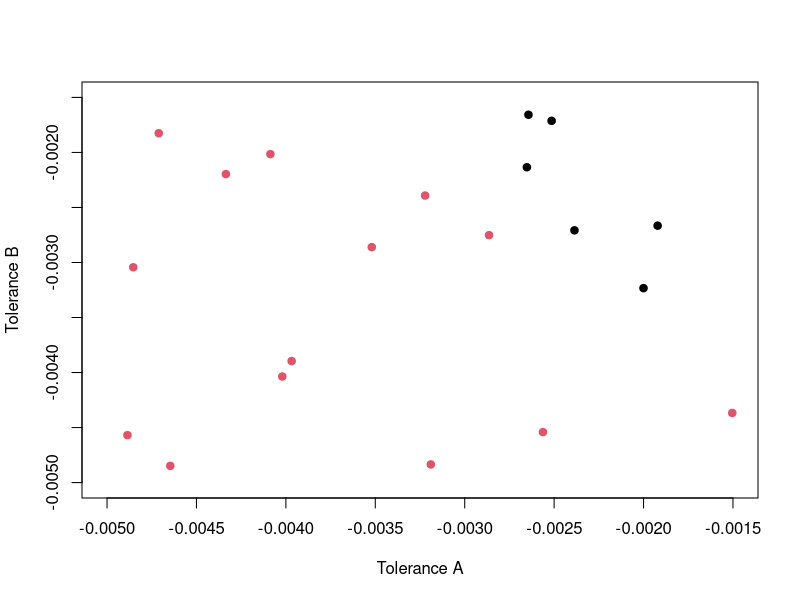
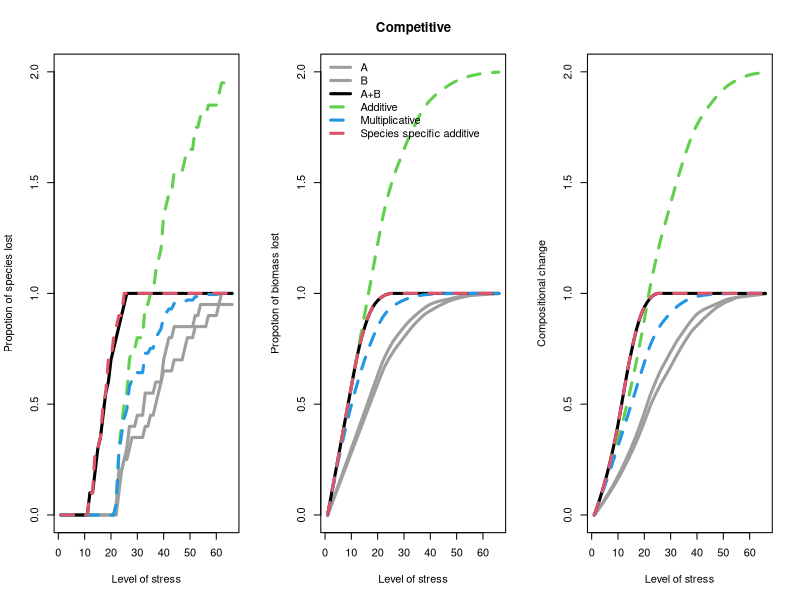
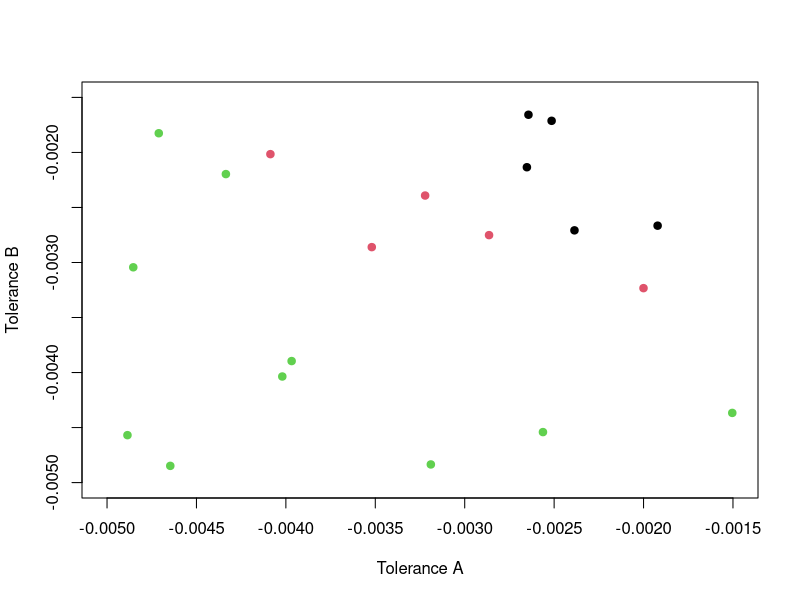
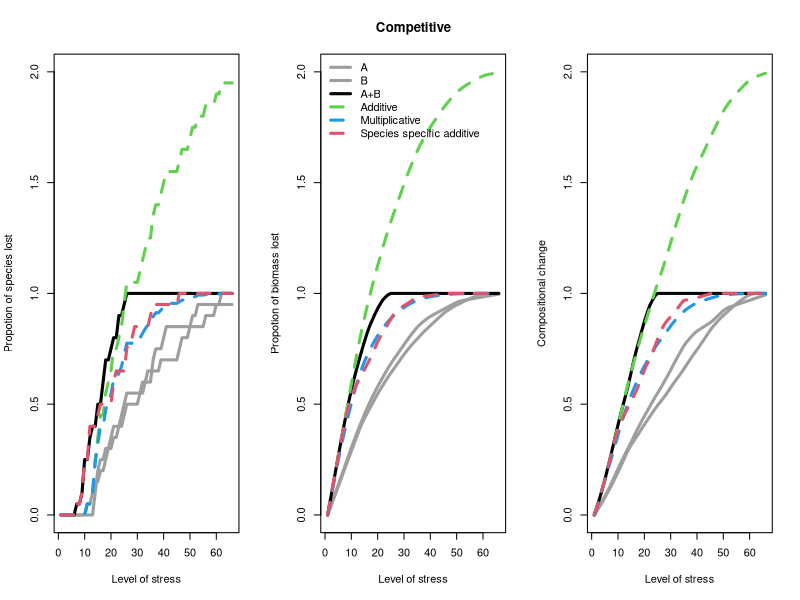

Generate these figures, in order, with R: (Note: a time limit stopped this script after it produced the figures.)
require(vegan)
require(MASS)
require(ggplot2)
require(dplyr)

nStressors<-2
reps<-20
Co_sensitivityV<-c("Random","Positive","Negative")
Com_types<-c("Competitive","Facilitative","Trophic")
int_strength<-seq(0,1,by=0.25)

#environmental change####
stress_increase<-6000
stress<-65
stressV<-c(seq(0,stress,length=stress*stress_increase+1))
Tmax<-length(stressV)

samp_stress<-seq(1,Tmax,by=stress_increase)

#function for additive null model####
additive_null<-function(A,B){
  SR<-rep(NA,nrow(A))
  SR_bin<-bmass_loss<-SR
  bray<-SR
  if(sum(A[1,])>0 | sum(B[1,])>0){
  hold1<-apply(A,2,function(x){(x[1]-x)/x[1]})+apply(B,2,function(x){(x[1]-x)/x[1]})
  hold1[hold1>1]<-1
  bmass_loss<-rowMeans(hold1*rep(A[1,],each=nrow(hold1)))/mean(A[1,])
  
  SR<-rowSums(hold1==1)/ncol(hold1)
  
  
  hold3<-rep(A[1,],each=nrow(hold1))*(1-hold1)
  bray<-c(0,vegdist(hold3)[1:(nrow(hold3)-1)])
  
  SR_bin<-rowSums(A==0 | B == 0)/sum(A[1,]>0)
  } 
  return(data.frame(SR=SR,SR_bin=SR_bin,Bmass=bmass_loss,Bray=bray))
}


#data storage####
Vary_int.df<-data.frame(SR=NA,Biomass=NA,Bray.Curtis=NA,Stress=stressV[samp_stress], Reps=rep(1:reps,each=length(samp_stress)),Co_sensitivity=factor(rep(Co_sensitivityV,each=length(samp_stress)*reps),levels = c("Positive","Random","Negative"),ordered = T),Int_strength=rep(int_strength,each=length(samp_stress)*reps*length(Co_sensitivityV)),Com_type=rep(Com_types[1:2],each=length(samp_stress)*reps*length(Co_sensitivityV)*length(int_strength)))
Vary_int_troph.df<-data.frame(SR=NA,Biomass=NA,Bray.Curtis=NA,Stress=stressV[samp_stress], Reps=rep(1:reps,each=length(samp_stress)),Co_sensitivity=factor(rep(Co_sensitivityV,each=length(samp_stress)*reps),levels = c("Positive","Random","Negative"),ordered = T),Int_strength=rep(int_strength,each=length(samp_stress)*reps*length(Co_sensitivityV)),Trophic_level=rep(c("Plant","Herbivore","Carnivore"),each=length(samp_stress)*reps*length(Co_sensitivityV)*length(int_strength)))
Vary_int.df2<-data.frame(SR=NA,SR_bin=NA,Biomass=NA,Bray.Curtis=NA,Stress=stressV[samp_stress], Reps=rep(1:reps,each=length(samp_stress)),Co_sensitivity=factor(rep(Co_sensitivityV,each=length(samp_stress)*reps),levels = c("Positive","Random","Negative"),ordered = T),Int_strength=rep(int_strength,each=length(samp_stress)*reps*length(Co_sensitivityV)),Com_type=rep(Com_types[1:2],each=length(samp_stress)*reps*length(Co_sensitivityV)*length(int_strength)))
Vary_int_troph.df2<-data.frame(SR=NA,SR_bin=NA,Biomass=NA,Bray.Curtis=NA,Stress=stressV[samp_stress], Reps=rep(1:reps,each=length(samp_stress)),Co_sensitivity=factor(rep(Co_sensitivityV,each=length(samp_stress)*reps),levels = c("Positive","Random","Negative"),ordered = T),Int_strength=rep(int_strength,each=length(samp_stress)*reps*length(Co_sensitivityV)),Trophic_level=rep(c("Plant","Herbivore","Carnivore"),each=length(samp_stress)*reps*length(Co_sensitivityV)*length(int_strength)))

Raw_effects.df<-data.frame(SR=NA,Biomass=NA,Bray.Curtis=NA,Stress=stressV[samp_stress],Stressors=rep(factor(c("A","B","AB","Net_effect"),levels=c("AB","A","B","Net_effect"),ordered = T),each=length(samp_stress)),Reps=rep(1:reps,each=length(samp_stress)*4),Co_sensitivity=factor(rep(Co_sensitivityV,each=length(samp_stress)*reps*4),levels = c("Positive","Random","Negative"),ordered = T),Int_strength=rep(int_strength,each=length(samp_stress)*reps*length(Co_sensitivityV)*4),Com_type=rep(Com_types[1:2],each=length(samp_stress)*reps*length(Co_sensitivityV)*length(int_strength)*4))
Raw_effects_troph.df<-data.frame(SR=NA,Biomass=NA,Bray.Curtis=NA,Stress=stressV[samp_stress],Stressors=rep(factor(c("A","B","AB"),levels=c("AB","A","B","Net_effect"),ordered = T),each=length(samp_stress)), Reps=rep(1:reps,each=length(samp_stress)*4),Co_sensitivity=factor(rep(Co_sensitivityV,each=length(samp_stress)*reps*4),levels = c("Positive","Random","Negative"),ordered = T),Int_strength=rep(int_strength,each=length(samp_stress)*reps*length(Co_sensitivityV)*4),Trophic_level=rep(c("Plant","Herbivore","Carnivore"),each=length(samp_stress)*reps*length(Co_sensitivityV)*length(int_strength)*4))

for(com in 1:length(Com_types)){
  print(Com_types[com])
  species<-20
  
  for(r in 1:reps){
    print(paste("Rep",r))
    #make communities####
    BB<-array(0,dim=c(species, species),dimnames=list(1:species,1:species))
    
    intra<--.2
    
    repeat{
      
      #competition
      
      b11=-.15
      BB=b11*matrix(runif(species*species),species,species)
      diag(BB)<-intra
      
      #mixed
      #       hold<-matrix(-1,species,species)
      #       int.n<-sum(hold[upper.tri(hold)])*-1
      #       hold[upper.tri(hold)][sample(int.n, replace=F)<=(0.35*int.n)]<-0.5
      #       hold[lower.tri(hold)][t(hold)[lower.tri(hold)]>0][sample(0.35*int.n, replace=F)<(0.10*int.n)]<-0.5
      #       BB[,,"Mixed"]<-hold*-BB[,,"Competitive"]
      
      #Facilitative
      if(com==2){
        BB<-BB*-0.1#-0.5
        diag(BB)<-intra
      }
      
      #trophic
      if(com==3){
        nprey<-species*0.5
        nherb<-species*0.3
        npred<-species*0.2
        
        trophV<-factor(c(rep("Plants",nprey),rep("Herbivores",nherb),rep("Predators",npred)),levels = c("Plants","Herbivores","Predators"),ordered = T)
        
        b11=0#-.15
        b12=-0.15#-0.3
        b21=0.1
        b23=-.1
        b32= 0.07#.08
        bdiag1=-.2
        bdiag2=-.2
        
        #tritrophic BB Matrix####
        B11=b11*matrix(runif(nprey*nprey),nprey,nprey)
        B12=b12*matrix(runif(nprey*nherb),nprey,nherb)
        B13=matrix(0,nprey,npred)
        B21=b21*matrix(runif(nherb*nprey),nherb,nprey)
        B22=matrix(0,nherb,nherb)
        B23=b23*matrix(runif(nherb*npred),nherb,npred)
        B31=matrix(0,npred,nprey)
        B32=b32*matrix(runif(npred*nherb),npred,nherb)
        B33=matrix(0,npred,npred)
        BB=rbind(cbind(B11 ,B12, B13),cbind(B21,B22, B23),cbind(B31, B32, B33))
        diag(BB)<-bdiag1
        diag(BB[(nprey+nherb+1):species,(nprey+nherb+1):species])<-bdiag2
      }
      
      #weight by species number
      weight=1/(species*4)
      BBhold<-BB*weight
      
      C<-rep(0.1,species)
      if(Com_types[com]=="Trophic"){
        C<-c(rep(0.1,nprey),rep(0,species-nprey))
      }
      btemp1<-BBhold*int_strength[1]
      diag(btemp1)<-diag(BBhold)
      btemp2<-BBhold*int_strength[2]
      diag(btemp2)<-diag(BBhold)
      btemp3<-BBhold*int_strength[3]
      diag(btemp3)<-diag(BBhold)
      btemp4<-BBhold*int_strength[4]
      diag(btemp4)<-diag(BBhold)
      
      if(sum(c(sum(solve(-BBhold,C)>0)==species,sum(solve(-btemp1,C)>=0)==species,sum(solve(-btemp2,C)>0)==species,sum(solve(-btemp3,C)>0)==species,sum(solve(-btemp4,C)>0)==species))==5) break
    }
    
    #tapply(solve(-BBhold[,,com],C),INDEX = trophV,FUN = sum)
    
    for(ct in 1:3){
      #environmental response####
      #start with sensitivity to stress
      sensitivity_scaler<-0.005
      min_sensitivity<-0.3
      if(ct==1){
        #sensitivity<-mvrnorm(n=species,c(0,0),Sigma = matrix(0,2,2)+diag(2)*0.05)
        sensitivity<--matrix(runif(species*2,min = min_sensitivity*sensitivity_scaler,1*sensitivity_scaler),species,2)
      } else {
        #sensitivity<-mvrnorm(n=species,c(0,0),Sigma = matrix(0.9,2,2)+diag(2)*0.05)
        sensitivity1<-mvrnorm(n=species,mu = c(0,0),Sigma = matrix(c(1, 0.9, 0.9, 1), nrow = 2))
        sensitivity<--(pnorm(sensitivity1)*(1-min_sensitivity)+min_sensitivity)*sensitivity_scaler
      }
      if(ct==3){
        sensitivity1[,2]<-sensitivity1[,2]*-1
        sensitivity <- -(pnorm(sensitivity1)*(1-min_sensitivity)+min_sensitivity)*sensitivity_scaler
        
      }
      
      for(k in 1:length(int_strength)){
        BBrun<-BBhold*int_strength[k]
        diag(BBrun)<-diag(BBhold)
        
        #starting abundances
        X<-array(NA,dim=c(Tmax,species,nStressors+1,length(Com_types)))
        X[1,,,com]<-solve(-BBrun,C)
        
        for(l in 1:(Tmax-1)){
          Env_resp<-sensitivity[,1]*stressV[l]+sensitivity[,2]*stressV[l]
          X[l+1,,1,com]<-X[l,,1,com]*exp(C+BBrun%*%X[l,,1,com]+Env_resp)
          X[l+1,,1,com][(X[l+1,,1,com]<0.01)]<-0
          
          Env_resp1<-sensitivity[,1]*stressV[l]
          X[l+1,,2,com]<-X[l,,2,com]*exp(C+BBrun%*%X[l,,2,com]+Env_resp1)
          X[l+1,,2,com][(X[l+1,,2,com]<0.01)]<-0
          
          Env_resp2<-sensitivity[,2]*stressV[l]
          X[l+1,,3,com]<-X[l,,3,com]*exp(C+BBrun%*%X[l,,3,com]+Env_resp2)
          X[l+1,,3,com][(X[l+1,,3,com]<0.01)]<-0
        }
        stressL<-20
        extCol<-c(X[samp_stress[stressL],,1,com]==0)
        extCol[X[samp_stress[stressL],,2,com]==0 | X[samp_stress[stressL],,3,com]==0]<-2
        plot(sensitivity, pch=19, ylim=c(-sensitivity_scaler*1,-sensitivity_scaler*min_sensitivity),xlim=c(-sensitivity_scaler*1,-sensitivity_scaler*min_sensitivity),col=extCol+1, xlab="Tolerance A",ylab="Tolerance B")
        
        if(Com_types[com]=="Trophic"){
          AB_plants<-X[samp_stress,trophV=="Plants",1,com]
          A_plants<-X[samp_stress,trophV=="Plants",2,com]
          B_plants<-X[samp_stress,trophV=="Plants",3,com]
          
          AB_herb<-X[samp_stress,trophV=="Herbivores",1,com]
          A_herb<-X[samp_stress,trophV=="Herbivores",2,com]
          B_herb<-X[samp_stress,trophV=="Herbivores",3,com]
          
          AB_pred<-X[samp_stress,trophV=="Predators",1,com]
          A_pred<-X[samp_stress,trophV=="Predators",2,com]
          B_pred<-X[samp_stress,trophV=="Predators",3,com]
          
          #species richness
          srA_prey<-(nprey-specnumber(A_plants))/nprey
          srB_prey<-(nprey-specnumber(B_plants))/nprey
          srAB_prey<-(nprey-specnumber(AB_plants))/nprey
          
          srA_herb<-(nherb-specnumber(A_herb))/nherb
          srB_herb<-(nherb-specnumber(B_herb))/nherb
          srAB_herb<-(nherb-specnumber(AB_herb))/nherb
          
          srA_pred<-(npred-specnumber(A_pred))/npred
          srB_pred<-(npred-specnumber(B_pred))/npred
          srAB_pred<-(npred-specnumber(AB_pred))/npred
          
          #biomass
          bA_prey<-(sum(X[1,trophV=="Plants",2,com])-rowSums(A_plants))/sum(X[1,trophV=="Plants",2,com])
          bB_prey<-(sum(X[1,trophV=="Plants",3,com])-rowSums(B_plants))/sum(X[1,trophV=="Plants",3,com])
          bAB_prey<-(sum(X[1,trophV=="Plants",1,com])-rowSums(AB_plants))/sum(X[1,trophV=="Plants",1,com])
          
          bA_herb<-(sum(X[1,trophV=="Herbivores",2,com])-rowSums(A_herb))/sum(X[1,trophV=="Herbivores",2,com])
          bB_herb<-(sum(X[1,trophV=="Herbivores",3,com])-rowSums(B_herb))/sum(X[1,trophV=="Herbivores",3,com])
          bAB_herb<-(sum(X[1,trophV=="Herbivores",1,com])-rowSums(AB_herb))/sum(X[1,trophV=="Herbivores",1,com])
          
          bA_pred<-(sum(X[1,trophV=="Predators",2,com])-rowSums(A_pred))/sum(X[1,trophV=="Predators",2,com])
          bB_pred<-(sum(X[1,trophV=="Predators",3,com])-rowSums(B_pred))/sum(X[1,trophV=="Predators",3,com])
          bAB_pred<-(sum(X[1,trophV=="Predators",1,com])-rowSums(AB_pred))/sum(X[1,trophV=="Predators",1,com])
          
          #Bray-Curtis dissimilarity
          bcAB_prey<-c(0,vegdist(AB_plants)[1:(length(samp_stress)-1)])
          bcA_prey<-c(0,vegdist(A_plants)[1:(length(samp_stress)-1)])
          bcB_prey<-c(0,vegdist(B_plants)[1:(length(samp_stress)-1)])
          
          bcAB_herb<-c(0,vegdist(AB_herb)[1:(length(samp_stress)-1)])
          bcA_herb<-c(0,vegdist(A_herb)[1:(length(samp_stress)-1)])
          bcB_herb<-c(0,vegdist(B_herb)[1:(length(samp_stress)-1)])
          
          bcAB_pred<-c(0,vegdist(AB_pred)[1:(length(samp_stress)-1)])
          bcA_pred<-c(0,vegdist(A_pred)[1:(length(samp_stress)-1)])
          bcB_pred<-c(0,vegdist(B_pred)[1:(length(samp_stress)-1)])
          
          
          Vary_int_troph.df$SR[Vary_int_troph.df$Reps==r & Vary_int_troph.df$Co_sensitivity==Co_sensitivityV[ct] & Vary_int_troph.df$Int_strength == int_strength[k] & Vary_int_troph.df$Trophic_level == "Plant"]<-srAB_prey-(srA_prey+(1-srA_prey)*srB_prey)
          Vary_int_troph.df$Biomass[Vary_int_troph.df$Reps==r & Vary_int_troph.df$Co_sensitivity==Co_sensitivityV[ct] & Vary_int_troph.df$Int_strength == int_strength[k] & Vary_int_troph.df$Trophic_level == "Plant"]<-bAB_prey-(bA_prey+(1-bA_prey)*bB_prey)
          Vary_int_troph.df$Bray.Curtis[Vary_int_troph.df$Reps==r & Vary_int_troph.df$Co_sensitivity==Co_sensitivityV[ct] & Vary_int_troph.df$Int_strength == int_strength[k] & Vary_int_troph.df$Trophic_level == "Plant"]<-bcAB_prey-(bcA_prey+(1-bcA_prey)*bcB_prey)
          
          Vary_int_troph.df$SR[Vary_int_troph.df$Reps==r & Vary_int_troph.df$Co_sensitivity==Co_sensitivityV[ct] & Vary_int_troph.df$Int_strength == int_strength[k] & Vary_int_troph.df$Trophic_level == "Herbivore"]<-srAB_herb-(srA_herb+(1-srA_herb)*srB_herb)
          Vary_int_troph.df$Biomass[Vary_int_troph.df$Reps==r & Vary_int_troph.df$Co_sensitivity==Co_sensitivityV[ct] & Vary_int_troph.df$Int_strength == int_strength[k] & Vary_int_troph.df$Trophic_level == "Herbivore"]<-bAB_herb-(bA_herb+(1-bA_herb)*bB_herb)
          Vary_int_troph.df$Bray.Curtis[Vary_int_troph.df$Reps==r & Vary_int_troph.df$Co_sensitivity==Co_sensitivityV[ct] & Vary_int_troph.df$Int_strength == int_strength[k] & Vary_int_troph.df$Trophic_level == "Herbivore"]<-bcAB_herb-(bcA_herb+(1-bcA_herb)*bcB_herb)
          
          Vary_int_troph.df$SR[Vary_int_troph.df$Reps==r & Vary_int_troph.df$Co_sensitivity==Co_sensitivityV[ct] & Vary_int_troph.df$Int_strength == int_strength[k] & Vary_int_troph.df$Trophic_level == "Carnivore"]<-srAB_pred-(srA_pred+(1-srA_pred)*srB_pred)
          Vary_int_troph.df$Biomass[Vary_int_troph.df$Reps==r & Vary_int_troph.df$Co_sensitivity==Co_sensitivityV[ct] & Vary_int_troph.df$Int_strength == int_strength[k] & Vary_int_troph.df$Trophic_level == "Carnivore"]<-bAB_pred-(bA_pred+(1-bA_pred)*bB_pred)
          Vary_int_troph.df$Bray.Curtis[Vary_int_troph.df$Reps==r & Vary_int_troph.df$Co_sensitivity==Co_sensitivityV[ct] & Vary_int_troph.df$Int_strength == int_strength[k] & Vary_int_troph.df$Trophic_level == "Carnivore"]<-bcAB_pred-(bcA_pred+(1-bcA_pred)*bcB_pred)
          
          add.null<-additive_null(A_plants,B_plants)
          DF_plants<-data.frame(SR=srAB_prey-add.null$SR,SR_bin=srAB_prey-add.null$SR_bin,Biomass=bAB_prey-add.null$Bmass,Bray.Curtis=bcAB_prey-add.null$Bray)
          Vary_int_troph.df2[Vary_int_troph.df$Reps==r & Vary_int_troph.df$Co_sensitivity==Co_sensitivityV[ct] & Vary_int_troph.df$Int_strength == int_strength[k] & Vary_int_troph.df$Trophic_level == "Plant",1:4]<-DF_plants
          
          add.null<-additive_null(A_herb,B_herb)
          DF_herb<-data.frame(SR=srAB_herb-add.null$SR,SR_bin=srAB_herb-add.null$SR_bin,Biomass=bAB_herb-add.null$Bmass,Bray.Curtis=bcAB_herb-add.null$Bray)
          Vary_int_troph.df2[Vary_int_troph.df$Reps==r & Vary_int_troph.df$Co_sensitivity==Co_sensitivityV[ct] & Vary_int_troph.df$Int_strength == int_strength[k] & Vary_int_troph.df$Trophic_level == "Herbivore",1:4]<-DF_herb
          
          add.null<-additive_null(A_pred,B_pred)
          DF_pred<-data.frame(SR=srAB_pred-add.null$SR,SR_bin=srAB_pred-add.null$SR_bin,Biomass=bAB_pred-add.null$Bmass,Bray.Curtis=bcAB_pred-add.null$Bray)
          Vary_int_troph.df2[Vary_int_troph.df$Reps==r & Vary_int_troph.df$Co_sensitivity==Co_sensitivityV[ct] & Vary_int_troph.df$Int_strength == int_strength[k] & Vary_int_troph.df$Trophic_level == "Carnivore",1:4]<-DF_pred
          
          Raw_effects_troph.df$SR[Raw_effects_troph.df$Reps==r & Raw_effects_troph.df$Co_sensitivity==Co_sensitivityV[ct] & Raw_effects_troph.df$Int_strength == int_strength[k]]<-c(srA_prey,srB_prey,srAB_prey,srA_herb,srB_herb,srAB_herb,srA_pred,srB_pred,srAB_pred,DF_plants$SR,DF_herb$SR,DF_pred$SR)
          Raw_effects_troph.df$Biomass[Raw_effects_troph.df$Reps==r & Raw_effects_troph.df$Co_sensitivity==Co_sensitivityV[ct] & Raw_effects_troph.df$Int_strength == int_strength[k]]<-c(bA_prey,bB_prey,bAB_prey,bA_herb,bB_herb,bAB_herb,bA_pred,bB_pred,bAB_pred,DF_plants$Biomass,DF_herb$Biomass,DF_pred$Biomass)
          Raw_effects_troph.df$Bray.Curtis[Raw_effects_troph.df$Reps==r & Raw_effects_troph.df$Co_sensitivity==Co_sensitivityV[ct] & Raw_effects_troph.df$Int_strength == int_strength[k]]<-c(bcA_prey,bcB_prey,bcAB_prey,bcA_herb,bcB_herb,bcAB_herb,bcA_pred,bcB_pred,bcAB_pred,DF_plants$Bray.Curtis,DF_herb$Bray.Curtis,DF_pred$Bray.Curtis)
        } else{
          
          A<-X[samp_stress,,2,com]
          B<-X[samp_stress,,3,com]
          AB<-X[samp_stress,,1,com]
          
          #species richness
          srA<-(species-specnumber(A))/species
          srB<-(species-specnumber(B))/species
          srAB<-(species-specnumber(AB))/species
          
          #biomass
          bA<-(sum(A[1,])-rowSums(A))/sum(A[1,])
          bB<-(sum(B[1,])-rowSums(B))/sum(B[1,])
          bAB<-(sum(AB[1,])-rowSums(AB))/sum(AB[1,])
          
          #Bray-Curtis dissimilarity
          bcA<-c(0,vegdist(A)[1:(length(samp_stress)-1)])
          bcB<-c(0,vegdist(B)[1:(length(samp_stress)-1)])
          bcAB<-c(0,vegdist(AB)[1:(length(samp_stress)-1)])
          
          
          Vary_int.df$SR[Vary_int.df$Reps==r & Vary_int.df$Co_sensitivity==Co_sensitivityV[ct] & Vary_int.df$Int_strength == int_strength[k] & Vary_int.df$Com_type==Com_types[com]]<-srAB-(srA+(1-srA)*srB)
          Vary_int.df$Biomass[Vary_int.df$Reps==r & Vary_int.df$Co_sensitivity==Co_sensitivityV[ct] & Vary_int.df$Int_strength == int_strength[k] & Vary_int.df$Com_type==Com_types[com]]<-bAB-(bA+(1-bA)*bB)
          Vary_int.df$Bray.Curtis[Vary_int.df$Reps==r & Vary_int.df$Co_sensitivity==Co_sensitivityV[ct] & Vary_int.df$Int_strength == int_strength[k] & Vary_int.df$Com_type==Com_types[com]]<-bcAB-(bcA+(1-bcA)*bcB)
          
          add.null<-additive_null(A,B)
          DF<-data.frame(SR=srAB-add.null$SR,SR_bin=srAB-add.null$SR_bin,Biomass=bAB-add.null$Bmass,Bray.Curtis=bcAB-add.null$Bray)
          
          Vary_int.df2[Vary_int.df$Reps==r & Vary_int.df$Co_sensitivity==Co_sensitivityV[ct] & Vary_int.df$Int_strength == int_strength[k] & Vary_int.df$Com_type==Com_types[com],1:4]<-DF
        
          Raw_effects.df$SR[Raw_effects.df$Reps==r & Raw_effects.df$Co_sensitivity==Co_sensitivityV[ct] & Raw_effects.df$Int_strength == int_strength[k] & Raw_effects.df$Com_type==Com_types[com]]<-c(srA,srB,srAB,srAB-add.null$SR)
          Raw_effects.df$Biomass[Raw_effects.df$Reps==r & Raw_effects.df$Co_sensitivity==Co_sensitivityV[ct] & Raw_effects.df$Int_strength == int_strength[k] & Raw_effects.df$Com_type==Com_types[com]]<-c(bA,bB,bAB,bAB-add.null$Bmass)
          Raw_effects.df$Bray.Curtis[Raw_effects.df$Reps==r & Raw_effects.df$Co_sensitivity==Co_sensitivityV[ct] & Raw_effects.df$Int_strength == int_strength[k] & Raw_effects.df$Com_type==Com_types[com]]<-c(bcA,bcB,bcAB,bcAB-add.null$Bray)
          
          #pdf("Null models with competition.pdf",width = 11,height = 6)
          par(mfrow=c(1,3))
          plot(srA, type='l', lty=1, lwd=3, ylim=c(0,2), col=8, ylab="Propotion of species lost", xlab="Level of stress")
          lines(srB, type='l',lty=1, lwd=3, col=8)
          lines(srAB, lwd=3)
          lines(srA+srB, col=3, lwd=3, lty=2)
          lines(srA+srB-srA*srB,col=4, lwd=3, lty=2)
          lines(add.null$SR,col=2, lwd=3, lty=2)

          plot(bA, type='l', lty=1, lwd=3, ylim=c(0,2), col=8, ylab="Propotion of biomass lost", xlab="Level of stress", main=Com_types[com])
          lines(bB, type='l',lty=1, lwd=3, col=8)
          lines(bAB, lwd=3)
          lines(bA+bB, col=3, lwd=3, lty=2)
          lines(bA+bB-bA*bB,col=4, lwd=3, lty=2)
          lines(add.null$Bmass,col=2, lwd=3, lty=2)
          legend("topleft", legend = c("A","B","A+B","Additive","Multiplicative","Species specific additive"), col=c(8,8,1,3,4,2), lwd=3,lty=c(1,1,1,2,2,2), bty='n')
          
          plot(bcA, type='l', lty=1, lwd=3, ylim=c(0,2), col=8, ylab="Compositional change", xlab="Level of stress")
          lines(bcB, type='l',lty=1, lwd=3, col=8)
          lines(bcAB, lwd=3)
          lines(bcA+bcB, col=3, lwd=3, lty=2)
          lines(bcA+bcB-bcA*bcB,col=4, lwd=3, lty=2)
          lines(add.null$Bray,col=2, lwd=3, lty=2)
          par(mfrow=c(1,1))
          #dev.off()
          }
      }}}}

save(Vary_int.df,Vary_int_troph.df,Vary_int.df2,Vary_int_troph.df2,Raw_effects.df,Raw_effects_troph.df,file = "Co-tolerance.RData")


ColV<-c(2,"Grey30","Dodgerblue")


pdf("./Plots/Species richness.pdf",width = 11,height=8.5)
ggplot(summarise(group_by(Vary_int.df2,Stress,Co_sensitivity,Int_strength,Com_type),Mean=mean(SR,na.rm=T),SD=sd(SR,na.rm=T)),aes(x=Stress,y=Mean, group=Co_sensitivity, color=Co_sensitivity, fill=Co_sensitivity))+
  geom_line(size=1.2)+
  geom_ribbon(aes(ymin=Mean-SD,ymax=Mean+SD),alpha=0.3)+
  scale_color_manual(values = ColV)+
  scale_fill_manual(values = ColV)+
  facet_grid(Com_type~Int_strength)+
  theme_bw(base_size = 15)+
  theme(panel.grid.major = element_blank(), panel.grid.minor = element_blank())+
  geom_abline(intercept=0,slope=0, linetype=2)+
  ylab("Species richness change vs. predicted")+
  scale_y_continuous(breaks=seq(-1,1,by=0.1))
dev.off()

pdf("./Plots/Composition.pdf",width = 11,height=8.5)
ggplot(summarise(group_by(Vary_int.df2,Stress,Co_sensitivity,Int_strength,Com_type),Mean=mean(Bray.Curtis,na.rm=T),SD=sd(Bray.Curtis,na.rm=T)),aes(x=Stress,y=Mean, group=Co_sensitivity, color=Co_sensitivity, fill=Co_sensitivity))+
  geom_line(size=1.2)+
  geom_ribbon(aes(ymin=Mean-SD,ymax=Mean+SD),alpha=0.3)+
  scale_color_manual(values = ColV)+
  scale_fill_manual(values = ColV)+
  facet_grid(Com_type~Int_strength)+
  theme_bw(base_size = 15)+
  theme(panel.grid.major = element_blank(), panel.grid.minor = element_blank())+
  geom_abline(intercept=0,slope=0, linetype=2)+
  ylab("Compositional change vs. predicted")+
  scale_y_continuous(breaks=seq(-1,1,by=0.1))
dev.off()

pdf("./Plots/Biomass.pdf",width = 11,height=8.5)
ggplot(summarise(group_by(Vary_int.df2,Stress,Co_sensitivity,Int_strength,Com_type),Mean=mean(Biomass,na.rm=T),SD=sd(Biomass,na.rm=T)),aes(x=Stress,y=Mean, group=Co_sensitivity, color=Co_sensitivity, fill=Co_sensitivity))+
  geom_line(size=1.2)+
  geom_ribbon(aes(ymin=Mean-SD,ymax=Mean+SD),alpha=0.3)+
  scale_color_manual(values = ColV)+
  scale_fill_manual(values = ColV)+
  facet_grid(Com_type~Int_strength)+
  theme_bw(base_size = 15)+
  theme(panel.grid.major = element_blank(), panel.grid.minor = element_blank())+
  geom_abline(intercept=0,slope=0, linetype=2)+
  ylab("Biomass change vs. predicted")+
  scale_y_continuous(breaks=seq(-1,1,by=0.1))
dev.off()





pdf("./Plots/Trophic species richness.pdf",width = 11,height=8.5)
ggplot(summarise(group_by(Vary_int_troph.df2,Stress,Co_sensitivity,Int_strength,Trophic_level),Mean=mean(SR,na.rm=T),SD=sd(SR,na.rm=T)),aes(x=Stress,y=Mean, group=Co_sensitivity, color=Co_sensitivity,fill=Co_sensitivity))+
  geom_line(size=1.2)+
  geom_ribbon(aes(ymin=Mean-SD,ymax=Mean+SD),alpha=0.3)+
  scale_color_manual(values = ColV)+
  scale_fill_manual(values = ColV)+
  facet_grid(Trophic_level~Int_strength)+
  theme_bw(base_size = 15)+
  theme(panel.grid.major = element_blank(), panel.grid.minor = element_blank())+
  geom_abline(intercept=0,slope=0, linetype=2)+
  ylab("Species richness change vs. predicted")+
  scale_y_continuous(breaks=seq(-1,1,by=0.1))
dev.off()

pdf("./Plots/Trophic composition.pdf",width = 11,height=8.5)
ggplot(summarise(group_by(Vary_int_troph.df2,Stress,Co_sensitivity,Int_strength,Trophic_level),Mean=mean(Bray.Curtis,na.rm=T),SD=sd(Bray.Curtis,na.rm=T)),aes(x=Stress,y=Mean, group=Co_sensitivity, color=Co_sensitivity,fill=Co_sensitivity))+
  geom_line(size=1.2)+
  geom_ribbon(aes(ymin=Mean-SD,ymax=Mean+SD),alpha=0.3)+
  scale_color_manual(values = ColV)+
  scale_fill_manual(values = ColV)+
  facet_grid(Trophic_level~Int_strength)+
  theme_bw(base_size = 15)+
  theme(panel.grid.major = element_blank(), panel.grid.minor = element_blank())+
  geom_abline(intercept=0,slope=0, linetype=2)+
  ylab("Compositional change vs. predicted")+
  scale_y_continuous(breaks=seq(-1,1,by=0.1))
dev.off()

pdf("./Plots/Trophic biomass.pdf",width = 11,height=8.5)
ggplot(summarise(group_by(Vary_int_troph.df,Stress,Co_sensitivity,Int_strength,Trophic_level),Mean=mean(Biomass,na.rm=T),SD=sd(Biomass,na.rm=T)),aes(x=Stress,y=Mean, group=Co_sensitivity, color=Co_sensitivity,fill=Co_sensitivity))+
  geom_line(size=1.2)+
  geom_ribbon(aes(ymin=Mean-SD,ymax=Mean+SD),alpha=0.3)+
  scale_color_manual(values = ColV)+
  scale_fill_manual(values = ColV)+
  facet_grid(Trophic_level~Int_strength)+
  theme_bw(base_size = 15)+
  theme(panel.grid.major = element_blank(), panel.grid.minor = element_blank())+
  geom_abline(intercept=0,slope=0, linetype=2)+
  ylab("Biomass change vs. predicted")+
  scale_y_continuous(breaks=seq(-1,1,by=0.1))
dev.off()
